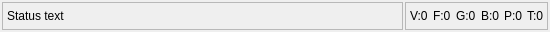
<ui version="4.0" >
 <class>StatusBarBase</class>
 <widget class="QWidget" name="StatusBarBase" >
  <property name="geometry" >
   <rect>
    <x>0</x>
    <y>0</y>
    <width>550</width>
    <height>32</height>
   </rect>
  </property>
  <property name="windowTitle" >
   <string>Form1</string>
  </property>
  <layout class="QHBoxLayout" >
   <property name="margin" >
    <number>2</number>
   </property>
   <property name="spacing" >
    <number>2</number>
   </property>
   <item>
    <widget class="QFrame" name="m_labelFrame" >
     <property name="sizePolicy" >
      <sizepolicy>
       <hsizetype>1</hsizetype>
       <vsizetype>5</vsizetype>
       <horstretch>0</horstretch>
       <verstretch>0</verstretch>
      </sizepolicy>
     </property>
     <property name="frameShape" >
      <enum>QFrame::StyledPanel</enum>
     </property>
     <property name="frameShadow" >
      <enum>QFrame::Sunken</enum>
     </property>
     <layout class="QHBoxLayout" >
      <property name="margin" >
       <number>4</number>
      </property>
      <property name="spacing" >
       <number>0</number>
      </property>
      <item>
       <widget class="QLabel" name="m_statusLabel" >
        <property name="text" >
         <string>Status text</string>
        </property>
        <property name="textFormat" >
         <enum>Qt::PlainText</enum>
        </property>
        <property name="wordWrap" >
         <bool>false</bool>
        </property>
       </widget>
      </item>
     </layout>
    </widget>
   </item>
   <item>
    <widget class="QFrame" name="Frame3" >
     <property name="sizePolicy" >
      <sizepolicy>
       <hsizetype>4</hsizetype>
       <vsizetype>5</vsizetype>
       <horstretch>0</horstretch>
       <verstretch>0</verstretch>
      </sizepolicy>
     </property>
     <property name="frameShape" >
      <enum>QFrame::StyledPanel</enum>
     </property>
     <property name="frameShadow" >
      <enum>QFrame::Sunken</enum>
     </property>
     <layout class="QHBoxLayout" >
      <property name="margin" >
       <number>4</number>
      </property>
      <property name="spacing" >
       <number>5</number>
      </property>
      <item>
       <widget class="QLabel" name="m_vertexLabel" >
        <property name="text" >
         <string>V:0</string>
        </property>
        <property name="wordWrap" >
         <bool>false</bool>
        </property>
       </widget>
      </item>
      <item>
       <widget class="QLabel" name="m_faceLabel" >
        <property name="text" >
         <string>F:0</string>
        </property>
        <property name="wordWrap" >
         <bool>false</bool>
        </property>
       </widget>
      </item>
      <item>
       <widget class="QLabel" name="m_groupLabel" >
        <property name="text" >
         <string>G:0</string>
        </property>
        <property name="wordWrap" >
         <bool>false</bool>
        </property>
       </widget>
      </item>
      <item>
       <widget class="QLabel" name="m_boneLabel" >
        <property name="text" >
         <string>B:0</string>
        </property>
        <property name="wordWrap" >
         <bool>false</bool>
        </property>
       </widget>
      </item>
      <item>
       <widget class="QLabel" name="m_pointLabel" >
        <property name="text" >
         <string>P:0</string>
        </property>
        <property name="wordWrap" >
         <bool>false</bool>
        </property>
       </widget>
      </item>
      <item>
       <widget class="QLabel" name="m_textureLabel" >
        <property name="text" >
         <string>T:0</string>
        </property>
        <property name="wordWrap" >
         <bool>false</bool>
        </property>
       </widget>
      </item>
     </layout>
    </widget>
   </item>
  </layout>
 </widget>
 <layoutdefault spacing="6" margin="11" />
 <pixmapfunction>qPixmapFromMimeSource</pixmapfunction>
 <resources/>
 <connections/>
</ui>
